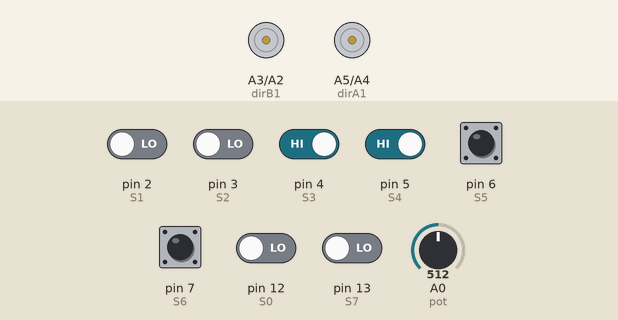
A sketch run on a simulated Arduino Uno, built with avr-gcc and run on an emulated ATmega328P. On the bench: motor-driver pin pairs drawn as motors (green arrow = first pin HIGH = forward, orange = second pin HIGH = backward, longer = more drive, scaled by the enable pin). Inputs (shaded band) come from the test bench; at power-on: pin 4 (S3), pin 5 (S4), pin 6 (S5), pin 7 (S6) HIGH, pin 2 (S1), pin 3 (S2), pin 12 (S0), pin 13 (S7) LOW, A0 (pot) = 512.

Above: at 1.2 s.
1.3 s: A0 (pot) set to 716
2.8 s: pin 4 (S3) driven LOW
Timing chart, 0 to 3.2 s (numbered marks = the images above; inputs shaded):
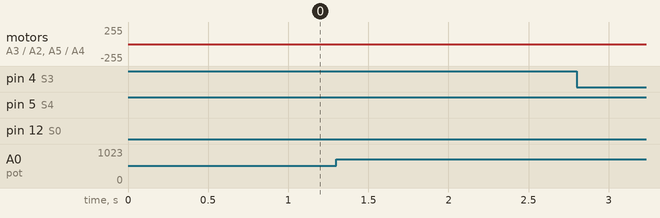

The sketch:

final_line_follower.ino
```cpp
#define S1 2
#define S2 3
#define S3 4
#define S4 5
#define S5 6
#define S6 7
#define S0 12
#define S7 13
#define pot A0
#define dirA1 A5
#define dirA2 A4
#define dirB1 A3
#define dirB2 A2
#define pwmA 10
#define pwmB 9

int Position,pot_value=0;
bool s0,s1,s2,s3,s4,s5,s6,s7;

void setup() {
  pinMode(S0,INPUT);
  pinMode(S1,INPUT);
  pinMode(S2,INPUT);
  pinMode(S3,INPUT);
  pinMode(S4,INPUT);
  pinMode(S5,INPUT);
  pinMode(S6,INPUT);
  pinMode(S7,INPUT);

  pinMode(dirA1,OUTPUT);
  pinMode(dirA2,OUTPUT);
  pinMode(dirB1,OUTPUT);
  pinMode(dirB2,OUTPUT);
  pinMode(pwmA,OUTPUT);
  pinMode(pwmB,OUTPUT);
 // Serial.begin(9600);
  }

void loop() {
  pot_value=map(analogRead(pot),0,1023,0,255);
 analogWrite(pwmA,pot_value);
 analogWrite(pwmB,pot_value);
 s0=digitalRead(S0);
 s1=digitalRead(S1);
 s2=digitalRead(S2);
 s3=digitalRead(S3);
 s4=digitalRead(S4);
 s5=digitalRead(S5);
 s6=digitalRead(S6);
 s7=digitalRead(S7);
 if((s0 == HIGH)){Position = 0;
 Quick_left();}else if((s7 == HIGH)){Position = 0;
 Quick_right();
 }
 else if((s1 == HIGH) && (s2 == HIGH) && (s3 == LOW) && (s4 == LOW) && (s5 == LOW) && (s6 == LOW)){ Position=1;   }
 else if((s1 == HIGH) && (s2 == HIGH) && (s3 == HIGH) && (s4 == LOW) && (s5 == LOW) && (s6 == LOW)){ Position=2;    }
 else if((s1 == LOW) && (s2 == HIGH) && (s3 == HIGH) && (s4 == LOW) && (s5 == LOW) && (s6 == LOW)){Position=3;   }
 else if((s1 == LOW) && (s2 == HIGH) && (s3 == HIGH) && (s4 == HIGH) && (s5 == LOW) && (s6 == LOW)){ Position=4;    }
 else if((s1 == LOW) && (s2 == LOW) && (s3 == HIGH) && (s4 == HIGH) && (s5 == LOW) && (s6 == LOW)){ Position=5;    }
 else if((s1 == LOW) && (s2 == LOW) && (s3 == HIGH) && (s4 == HIGH) && (s5 == HIGH) && (s6 == LOW)){ Position=6;    }
 else if((s1 == LOW) && (s2 == LOW) && (s3 == LOW) && (s4 == HIGH) && (s5 == HIGH) && (s6 == LOW)){ Position=7;    }
 else if((s1 == LOW) && (s2 == LOW) && (s3 == LOW) && (s4 == HIGH) && (s5 == HIGH) && (s6 == HIGH)){ Position=8;    }
 else if((s1 == LOW) && (s2 == LOW) && (s3 == LOW) && (s4 == LOW) && (s5 == HIGH) && (s6 == HIGH)){ Position=9;     }

  switch(Position){

     case 1 :
     quick_left();
     break;

     case 2 :
     left();
     break;

     case 3 :
     left();
     break;

     case 4 :
     forward();
     break;

     case 5 :
     forward();
     break;

     case 6 :
     forward();
     break;

     case 7 :
     right();
     break;

     case 8 :
     right();
     break;

     case 9 :
     quick_right();
     break;

  }
//Serial.println(Position);
}
void left(){
  digitalWrite(dirA1,LOW);
  digitalWrite(dirA2,HIGH);
  digitalWrite(dirB1,LOW);
  digitalWrite(dirB2,HIGH);
  analogWrite(pwmA,pot_value-20);
  analogWrite(pwmB,pot_value+10);

}
void quick_left(){
  digitalWrite(dirA1,LOW);
  digitalWrite(dirA2,LOW);
  digitalWrite(dirB1,LOW);
  digitalWrite(dirB2,HIGH);
  analogWrite(pwmB,pot_value+10);

}
void quick_right(){
  digitalWrite(dirA1,LOW);
  digitalWrite(dirA2,HIGH);
  digitalWrite(dirB1,LOW);
  digitalWrite(dirB2,LOW);
  analogWrite(pwmA,pot_value+10);

}
void right(){
  digitalWrite(dirA1,LOW);
  digitalWrite(dirA2,HIGH);
  digitalWrite(dirB1,LOW);
  digitalWrite(dirB2,HIGH);
  analogWrite(pwmA,pot_value+10);
  analogWrite(pwmB,pot_value-20);
}
void Quick_right(){
  digitalWrite(dirA1,LOW);
  digitalWrite(dirA2,HIGH);
  digitalWrite(dirB1,LOW);
  digitalWrite(dirB2,LOW);
  analogWrite(pwmA,pot_value+40);

}
void Quick_left(){
  digitalWrite(dirA1,LOW);
  digitalWrite(dirA2,LOW);
  digitalWrite(dirB1,LOW);
  digitalWrite(dirB2,HIGH);
  analogWrite(pwmB,pot_value+40);

}
void forward(){
  digitalWrite(dirA1,LOW);
  digitalWrite(dirA2,HIGH);
  digitalWrite(dirB1,LOW);
  digitalWrite(dirB2,HIGH);
  analogWrite(pwmA,pot_value);
  analogWrite(pwmB,pot_value);

}
void Stop(){
  digitalWrite(dirA1,LOW);
  digitalWrite(dirA2,LOW);
  digitalWrite(dirB1,LOW);
  digitalWrite(dirB2,LOW);
  }
```
